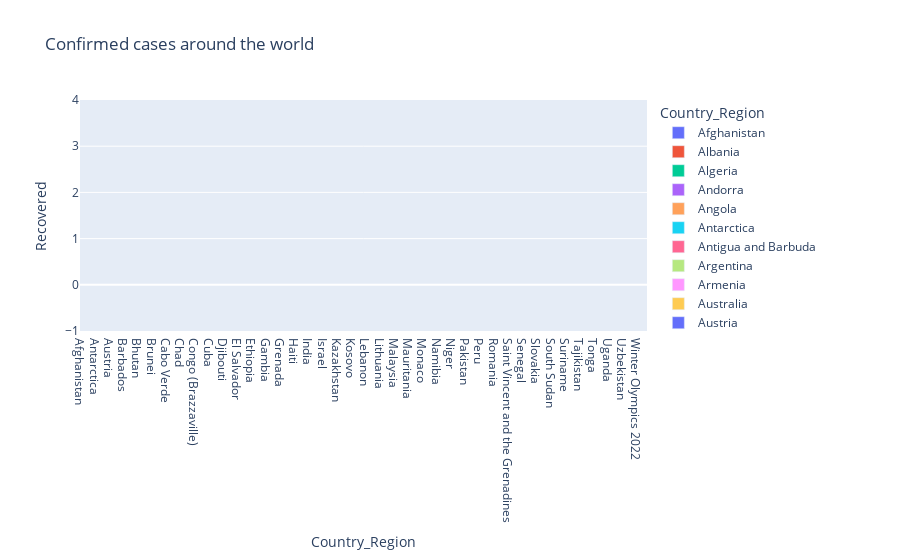

Here is the notebook cell this chart was saved with:
### Code cell
#barplot of recovered cases worldwide
fig2 = px.bar(data, x="Country_Region", y="Recovered", color="Country_Region",title="Confirmed cases around the world")

app.layout = html.Div(children=[
    html.H1(children='Dash'),
    html.Div(children='''Dash: Visualization of covid-19 data'''),
    dcc.Graph( #graph makes data visualizations interactive.
        id='example-graph',
        figure=fig2)])

fig2.show()
